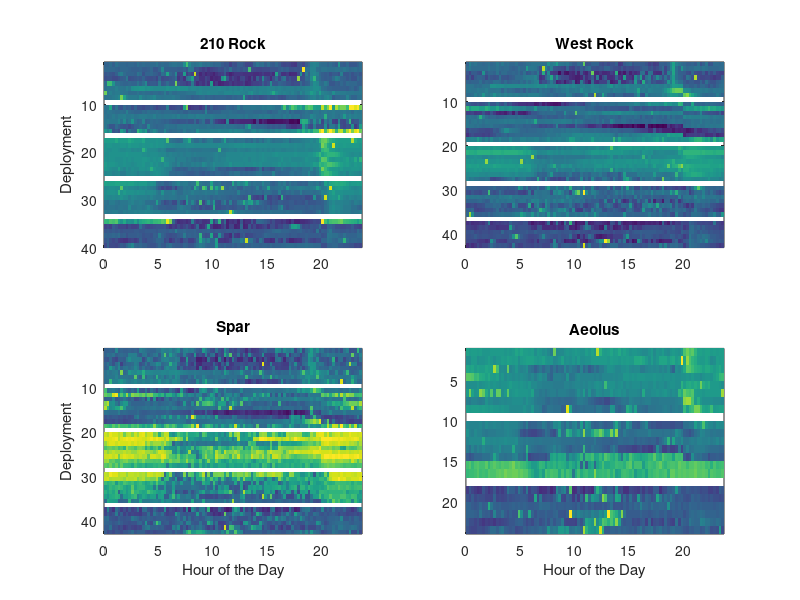
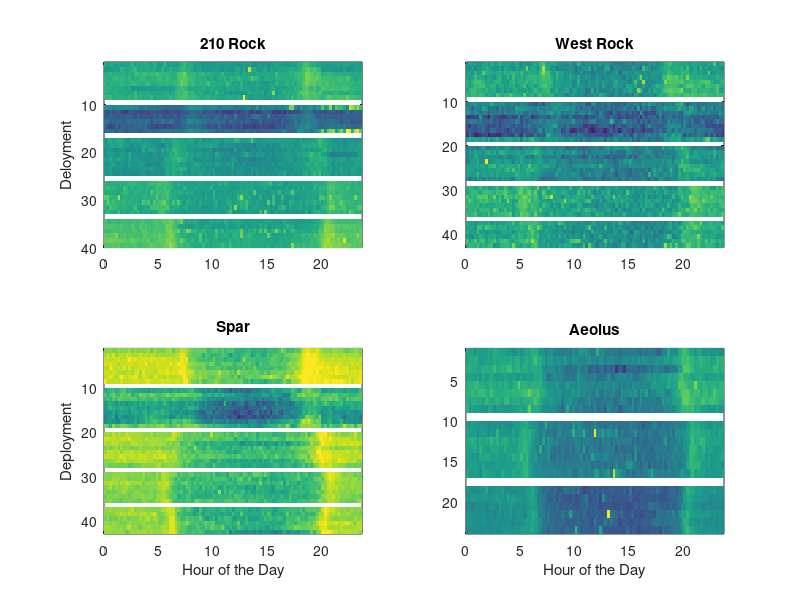

Write MATLAB code to recreate these figures, in order. (Note: this script raises an error after producing the figures.)
% Calculates average SPL for each 15min file in each frequency band for
% every full day of the deployment - saved to matfile daily_SPL

% Plots SPL on a color scale against 24hrs to show daily and seasonal variation in temporal SPL patterns. 

%% Fish Specific Patterns

% clear
% 
% day6 = 1:6;
% day7 = 1:7;
% day8 = 1:8;
% day9 = 1:9;
% 
% % 210RK D1
% load('210RK_D1/results_ST01_One_210RK.mat');
% matdays = matdays(13:780);
% poavg = poavg(:,13:780);
% tbins=0:0.25:23.75;
% low = find(f>=100 & f<=2000);
% toadfish = find(f>170 & f<=380);
% tomtate =find(f>=600&f<=700); 
% high = find(f>=7000 & f<= 20000);
% low_210d1 = NaN(8,96);
% tom_210d1 = NaN(8,96);
% toad_210d1 = NaN(8,96);
% high_210d1 = NaN(8,96);
% t=matdays-(4/24);
% [~,~,~,hr,mn,~]=datevec(t); 
% hrmn=hr+mn/60;
% for i = 1:length(tbins) 
%     a = find(hrmn == tbins(i)); 
%     low_210d1(:,i) = sum(poavg(low,a));
%     tom_210d1(:,i) = sum(poavg(tomtate,a)); 
%     toad_210d1(:,i) = sum(poavg(toadfish,a));
%     high_210d1(:,i) = sum(poavg(high,a));
% end
% 
% % 210RK D2 
% % Trimmed to include only full days
% load('210RK_D2/results_ST01_TWO_210.mat'); 
% matdays = cat(1,matdays(29:124),matdays(304:783));
% poavg = cat(2,poavg(:,29:124),poavg(:,304:783));
% t=matdays-(4/24); 
% [~,~,~,hr,mn,~]=datevec(t); 
% hrmn=hr+mn/60; 
% low_210d2 = NaN(6,96);
% tom_210d2 = NaN(6,96);
% toad_210d2 = NaN(6,96);
% high_210d2 = NaN(6,96);
% for i = 1:length(tbins) 
%     a = find(hrmn == tbins(i)); 
%     low_210d2(:,i) = sum(poavg(low,a));
%     tom_210d2(:,i) = sum(poavg(tomtate,a)); 
%     toad_210d2(:,i) = sum(poavg(toadfish,a));
%     high_210d2(:,i) = sum(poavg(high,a));
% end
% 
% 
% 
% % 210RK D3
% load('210RK_D3/results_ST01_THREE_210.mat');
% matdays = matdays(37:804);
% poavg = poavg(:,37:804);
% t=matdays-(4/24);  
% [~,~,~,hr,mn,~]=datevec(t);
% hrmn=hr+mn/60;
% low_210d3 = NaN(8,96);
% tom_210d3 = NaN(8,96);
% toad_210d3 = NaN(8,96);
% high_210d3 = NaN(8,96);
% for i = 1:length(tbins)
%     a = find(hrmn == tbins(i));
%     low_210d3(:,i) = sum(poavg(low,a)); 
%     tom_210d3(:,i) = sum(poavg(tomtate,a)); 
%     toad_210d3(:,i) = sum(poavg(toadfish,a));
%     high_210d3(:,i) = sum(poavg(high,a));
% end
% 
% % 210RK D4
% load('210RK_D4/results_ST01_FOUR_210.mat');
% matdays = matdays(1:672); 
% poavg = poavg(:,1:672);
% t=matdays-(4/24); 
% [~,~,~,hr,mn,~]=datevec(t); 
% hrmn=hr+mn/60; 
% low_210d4 = NaN(7,96);
% tom_210d4 = NaN(7,96);
% toad_210d4 = NaN(7,96);
% high_210d4 = NaN(7,96);
% for i = 1:length(tbins)
%     a = find(hrmn == tbins(i));
%     low_210d4(:,i) = sum(poavg(low,a));
%     tom_210d4(:,i) = sum(poavg(tomtate,a)); 
%     toad_210d4(:,i) = sum(poavg(toadfish,a));
%     high_210d4(:,i) = sum(poavg(high,a));
% end
% 
% %210RK D5
% load('210RK_D5/results_ST04_FIVE_210.mat');
% matdays = matdays(5:676); 
% poavg = poavg(:,5:676);
% t=matdays-(4/24); 
% [~,~,~,hr,mn,~]=datevec(t); 
% hrmn=hr+mn/60; 
% low_210d5 = NaN(7,96);
% tom_210d5 = NaN(7,96);
% toad_210d5 = NaN(7,96);
% high_210d5 = NaN(7,96);
% for i = 1:length(tbins)
%     a = find(hrmn == tbins(i));
%     low_210d5(:,i) = sum(poavg(low,a));
%     tom_210d5(:,i) = sum(poavg(tomtate,a)); 
%     toad_210d5(:,i) = sum(poavg(toadfish,a));
%     high_210d5(:,i) = sum(poavg(high,a));
% end
% 
% % WESTR D1
% load('WESTR_D1/results_ST02_ONE_WESTR.mat'); %(13:780)
% matdays = matdays(13:780);
% poavg = poavg(:,13:780);
% tbins=0:0.25:23.75; 
% low_westrd1 = NaN(8,96);
% tom_westrd1 = NaN(8,96);
% toad_westrd1 = NaN(8,96);
% high_westrd1 = NaN(8,96);
% t=matdays-(4/24);
% [~,~,~,hr,mn,~]=datevec(t); 
% hrmn=hr+mn/60;
% for i = 1:length(tbins) 
%     a = find(hrmn == tbins(i)); 
%     low_westrd1(:,i) = sum(poavg(low,a));
%     tom_westrd1(:,i) = sum(poavg(tomtate,a)); 
%     toad_westrd1(:,i) = sum(poavg(toadfish,a));
%     high_westrd1(:,i) = sum(poavg(high,a));
% end
% 
% % WESTR D2 
% 
% load('WESTR_D2/results_ST02_TWO_WESTR.mat'); %(13:876)
% matdays = matdays(13:876); 
% poavg = poavg(:,13:876);
% t=matdays-(4/24); 
% [~,~,~,hr,mn,~]=datevec(t); 
% hrmn=hr+mn/60; 
% low_westrd2 = NaN(9,96);
% tom_westrd2 = NaN(9,96);
% toad_westrd2 = NaN(9,96);
% high_westrd2 = NaN(9,96);
% for i = 1:length(tbins) 
%     a = find(hrmn == tbins(i)); 
%     low_westrd2(:,i) = sum(poavg(low,a));
%     tom_westrd2(:,i) = sum(poavg(tomtate,a)); 
%     toad_westrd2(:,i) = sum(poavg(toadfish,a));
%     high_westrd2(:,i) = sum(poavg(high,a));
% end
% 
% 
% 
% % WESTR D3
% load('WESTR_D3/results_ST02_THREE_WESTR.mat'); %(25:792)
% matdays = matdays(25:792);
% poavg = poavg(:,25:792);
% t=matdays-(4/24);  
% [~,~,~,hr,mn,~]=datevec(t);
% hrmn=hr+mn/60;
% low_westrd3 = NaN(8,96);
% tom_westrd3 = NaN(8,96);
% toad_westrd3 = NaN(8,96);
% high_westrd3 = NaN(8,96);
% for i = 1:length(tbins)
%     a = find(hrmn == tbins(i));
%     low_westrd3(:,i) = sum(poavg(low,a));
%     tom_westrd3(:,i) = sum(poavg(tomtate,a)); 
%     toad_westrd3(:,i) = sum(poavg(toadfish,a));
%     high_westrd3(:,i) = sum(poavg(high,a));
% 
% end
% 
% % WESTR D4
% load('WESTR_D4/results_ST02_FOUR_WESTR.mat'); %(1:672)
% matdays = matdays(1:672); 
% poavg = poavg(:,1:672);
% t=matdays-(4/24); 
% [~,~,~,hr,mn,~]=datevec(t); 
% hrmn=hr+mn/60; 
% low_westrd4 = NaN(7,96);
% tom_westrd4 = NaN(7,96);
% toad_westrd4 = NaN(7,96);
% high_westrd4 = NaN(7,96);
% for i = 1:length(tbins)
%     a = find(hrmn == tbins(i));
%     low_westrd4(:,i) = sum(poavg(low,a));
%     tom_westrd4(:,i) = sum(poavg(tomtate,a)); 
%     toad_westrd4(:,i) = sum(poavg(toadfish,a));
%     high_westrd4(:,i) = sum(poavg(high,a));
% end
% 
% % WESTR D5
% load('WESTR_D5/results_ST01_FIVE_WESTR.mat'); %(5:676)
% matdays = matdays(5:676); 
% poavg = poavg(:,5:676);
% t=matdays-(4/24); 
% [~,~,~,hr,mn,~]=datevec(t); 
% hrmn=hr+mn/60; 
% low_westrd5 = NaN(7,96);
% tom_westrd5 = NaN(7,96);
% toad_westrd5 = NaN(7,96);
% high_westrd5 = NaN(7,96);
% for i = 1:length(tbins)
%     a = find(hrmn == tbins(i));
%     low_westrd5(:,i) = sum(poavg(low,a));
%     tom_westrd5(:,i) = sum(poavg(tomtate,a)); 
%     toad_westrd5(:,i) = sum(poavg(toadfish,a));
%     high_westrd5(:,i) = sum(poavg(high,a));
% end
% 
% % CSPAR D1
% load('CSPAR_D1/results_ST03_ONE_CSPAR.mat'); %(1:768)
% matdays = matdays(1:768);
% poavg = poavg(:,1:768);
% low_cspard1 = NaN(8,96);
% tom_cspard1 = NaN(8,96);
% toad_cspard1 = NaN(8,96);
% high_cspard1 = NaN(8,96);
% t=matdays-(4/24);
% [~,~,~,hr,mn,~]=datevec(t); 
% hrmn=hr+mn/60;
% for i = 1:length(tbins) 
%     a = find(hrmn == tbins(i)); 
%     low_cspard1(:,i) = sum(poavg(low,a));
%     tom_cspard1(:,i) = sum(poavg(tomtate,a)); 
%     toad_cspard1(:,i) = sum(poavg(toadfish,a));
%     high_cspard1(:,i) = sum(poavg(high,a));
% end
% 
% % CSPAR D2 
% load('CSPAR_D2/results_ST03_TWO_CSPAR.mat'); %(13:876)
% matdays = matdays(13:876); 
% poavg = poavg(:,13:876);
% t=matdays-(4/24); 
% [~,~,~,hr,mn,~]=datevec(t); 
% hrmn=hr+mn/60; 
% low_cspard2 = NaN(9,96);
% toad_cspard2 = NaN(9,96);
% tom_cspard2 = NaN(9,96);
% high_cspard2 = NaN(9,96);
% for i = 1:length(tbins) 
%     a = find(hrmn == tbins(i)); 
%     low_cspard2(:,i) = sum(poavg(low,a));
%     tom_cspard2(:,i) = sum(poavg(tomtate,a)); 
%     toad_cspard2(:,i) = sum(poavg(toadfish,a));
%     high_cspard2(:,i) = sum(poavg(high,a));
% end
% 
% 
% 
% % CSPAR D3
% load('CSPAR_D3/results_ST03_THREE_CSPAR.mat'); %(25:792)
% matdays = matdays(25:792);
% poavg = poavg(:,25:792);
% t=matdays-(4/24);  
% [~,~,~,hr,mn,~]=datevec(t);
% hrmn=hr+mn/60;
% low_cspard3 = NaN(8,96);
% tom_cspard3 = NaN(8,96);
% toad_cspard3 = NaN(8,96);
% high_cspard3 = NaN(8,96);
% for i = 1:length(tbins)
%     a = find(hrmn == tbins(i));
%     low_cspard3(:,i) = sum(poavg(low,a));
%     tom_cspard3(:,i) = sum(poavg(tomtate,a)); 
%     toad_cspard3(:,i) = sum(poavg(toadfish,a));
%     high_cspard3(:,i) = sum(poavg(high,a));
% end
% 
% % CSPAR D4
% load('CSPAR_D4/results_ST03_FOUR_CSPAR.mat');%(1:672)
% matdays = matdays(1:672); 
% poavg = poavg(:,1:672);
% t=matdays-(4/24); 
% [~,~,~,hr,mn,~]=datevec(t); 
% hrmn=hr+mn/60; 
% low_cspard4 = NaN(7,96);
% tom_cspard4 = NaN(7,96);
% toad_cspard4 = NaN(7,96);
% high_cspard4 = NaN(7,96);
% for i = 1:length(tbins)
%     a = find(hrmn == tbins(i));
%     low_cspard4(:,i) = sum(poavg(low,a));
%     tom_cspard4(:,i) = sum(poavg(tomtate,a)); 
%     toad_cspard4(:,i) = sum(poavg(toadfish,a));
%     high_cspard4(:,i) = sum(poavg(high,a));
% end
% 
% % CSPAR D5
% load('CSPAR_D5/results_ST03_FIVE_CSPAR.mat'); %(5:676)
% matdays = matdays(5:676); 
% poavg = poavg(:,5:676);
% t=matdays-(4/24); 
% [~,~,~,hr,mn,~]=datevec(t); 
% hrmn=hr+mn/60; 
% low_cspard5 = NaN(7,96);
% tom_cspard5 = NaN(7,96);
% toad_cspard5 = NaN(7,96);
% high_cspard5 = NaN(7,96);
% for i = 1:length(tbins)
%     a = find(hrmn == tbins(i));
%     low_cspard5(:,i) = sum(poavg(low,a));
%     tom_cspard5(:,i) = sum(poavg(tomtate,a)); 
%     toad_cspard5(:,i) = sum(poavg(toadfish,a));
%     high_cspard5(:,i) = sum(poavg(high,a));
% end
% 
% % AEOLU D3
% load('AEOLU_D3/results_ST04_THREE_AEOLU.mat'); %(25:792)
% matdays = matdays(25:792);
% poavg = poavg(:,25:792);
% t=matdays-(4/24);  
% [~,~,~,hr,mn,~]=datevec(t);
% hrmn=hr+mn/60;
% low_aeolud3 = NaN(8,96);
% tom_aeolud3 = NaN(8,96);
% toad_aeolud3 = NaN(8,96);
% high_aeolud3 = NaN(8,96);
% for i = 1:length(tbins)
%     a = find(hrmn == tbins(i));
%     low_aeolud3(:,i) = sum(poavg(low,a));
%     tom_aeolud3(:,i) = sum(poavg(tomtate,a)); 
%     toad_aeolud3(:,i) = sum(poavg(toadfish,a));
%     high_aeolud3(:,i) = sum(poavg(high,a));
% end
% 
% % AEOLU D4
% load('AEOLU_D4/results_ST04_FOUR_AEOLU.mat'); %(5:676)
% matdays = matdays(5:676); 
% poavg = poavg(:,5:676);
% t=matdays-(4/24); 
% [~,~,~,hr,mn,~]=datevec(t); 
% hrmn=hr+mn/60; 
% low_aeolud4 = NaN(7,96);
% tom_aeolud4 = NaN(7,96);
% toad_aeolud4 = NaN(7,96);
% high_aeolud4 = NaN(7,96);
% for i = 1:length(tbins)
%     a = find(hrmn == tbins(i));
%     low_aeolud4(:,i) = sum(poavg(low,a));
%     tom_aeolud4(:,i) = sum(poavg(tomtate,a)); 
%     toad_aeolud4(:,i) = sum(poavg(toadfish,a));
%     high_aeolud4(:,i) = sum(poavg(high,a));
% end
% 
% % AEOLU D5
% load('AEOLU_D5/results_ST02_FIVE_AEOLU.mat'); %(5:676)
% matdays = matdays(5:676); 
% poavg = poavg(:,5:676);
% t=matdays-(4/24); 
% [~,~,~,hr,mn,~]=datevec(t); 
% hrmn=hr+mn/60; 
% low_aeolud5 = NaN(7,96);
% tom_aeolud5 = NaN(7,96);
% toad_aeolud5 = NaN(7,96);
% high_aeolud5 = NaN(7,96);
% for i = 1:length(tbins)
%     a = find(hrmn == tbins(i));
%     low_aeolud5(:,i) = sum(poavg(low,a));
%     tom_aeolud5(:,i) = sum(poavg(tomtate,a)); 
%     toad_aeolud5(:,i) = sum(poavg(toadfish,a));
%     high_aeolud5(:,i) = sum(poavg(high,a));
% end


% save daily_SPL.mat low_210d1 low_210d2 low_210d3 low_210d4 low_210d5 low_aeolud3 low_aeolud4 low_aeolud5 low_cspard1 low_cspard2 low_cspard3 low_cspard4 low_cspard5 low_westrd1 low_westrd2 low_westrd3 low_westrd4 low_westrd5 high_210d1 high_210d2 high_210d3 high_210d4 high_210d5 high_aeolud3 high_aeolud4 high_aeolud5 high_cspard1 high_cspard2 high_cspard3 high_cspard4 high_cspard5 high_westrd1 high_westrd2 high_westrd3 high_westrd4 high_westrd5
% save daily_SPL_high.mat high_210d1 high_210d2 high_210d3 high_210d4 high_210d5 high_aeolud3 high_aeolud4 high_aeolud5 high_cspard1 high_cspard2 high_cspard3 high_cspard4 high_cspard5 high_westrd1 high_westrd2 high_westrd3 high_westrd4 high_westrd5 high_210d1 high_210d2 high_210d3 high_210d4 high_210d5 high_aeolud3 high_aeolud4 high_aeolud5 high_cspard1 high_cspard2 high_cspard3 high_cspard4 high_cspard5 high_westrd1 high_westrd2 high_westrd3 high_westrd4 high_westrd5

clear
load daily_SPL.mat

%% Combining matrices and plotting

nan_sep = NaN(1,96);
tbins = 0:.25:23.75;

% Low Frequency
low_210RK_all = [low_210d1;nan_sep;low_210d2;nan_sep;low_210d3;nan_sep;low_210d4;nan_sep;low_210d5];
low_WESTR_all = [low_westrd1;nan_sep;low_westrd2;nan_sep;low_westrd3;nan_sep;low_westrd4;nan_sep;low_westrd5];
low_CSPAR_all = [low_cspard1;nan_sep;low_cspard2;nan_sep;low_cspard3;nan_sep;low_cspard4;nan_sep;low_cspard5];
low_AEOLU_all = [low_aeolud3;nan_sep;low_aeolud4;nan_sep;low_aeolud5];

figure; 
subplot(2,2,1);pcolor(tbins,1:40,10*log10(low_210RK_all));caxis([80,125]);title('210 Rock');ylabel('Deployment');shading flat;set(gca,'ydir','reverse');
subplot(2,2,2);pcolor(tbins,1:43,10*log10(low_WESTR_all));caxis([80,125]);title('West Rock');shading flat;set(gca,'ydir','reverse');
subplot(2,2,3);pcolor(tbins,1:43,10*log10(low_CSPAR_all));caxis([80,125]);title('Spar');xlabel('Hour of the Day');ylabel('Deployment');shading flat;set(gca,'ydir','reverse');
subplot(2,2,4);pcolor(tbins,1:24,10*log10(low_AEOLU_all));caxis([80,125]);title('Aeolus');xlabel('Hour of the Day');shading flat; set(gca,'ydir','reverse');

% High Frequency 
high_210RK_all = [high_210d1;nan_sep;high_210d2;nan_sep;high_210d3;nan_sep;high_210d4;nan_sep;high_210d5];
high_WESTR_all = [high_westrd1;nan_sep;high_westrd2;nan_sep;high_westrd3;nan_sep;high_westrd4;nan_sep;high_westrd5];
high_CSPAR_all = [high_cspard1;nan_sep;high_cspard2;nan_sep;high_cspard3;nan_sep;high_cspard4;nan_sep;high_cspard5];
high_AEOLU_all = [high_aeolud3;nan_sep;high_aeolud4;nan_sep;high_aeolud5];

figure;
subplot(2,2,1);pcolor(tbins,1:40,10*log10(high_210RK_all));caxis([95,115]);title('210 Rock');ylabel('Deloyment');shading flat;set(gca,'ydir','reverse');
subplot(2,2,2);pcolor(tbins,1:43,10*log10(high_WESTR_all));caxis([95,115]);title('West Rock');shading flat;set(gca,'ydir','reverse');
subplot(2,2,3);pcolor(tbins,1:43,10*log10(high_CSPAR_all));caxis([95,115]);title('Spar');xlabel('Hour of the Day');ylabel('Deployment');shading flat;set(gca,'ydir','reverse');
subplot(2,2,4);pcolor(tbins,1:24,10*log10(high_AEOLU_all));caxis([95,115]);title('Aeolus');xlabel('Hour of the Day');shading flat;set(gca,'ydir','reverse');
figure_high_func(gca);
print('-bestfit','BestFitFigure','-dpdf')


%% Plotting

% Confirm crepuscular peaks

% 210 Rock
%figure; pcolor(tbins,1:8,10*log10(low_210d1));shading flat;set(gca,'ydir','reverse');caxis([80,115]);
figure; pcolor(tbins,1:6,10*log10(low_210d2));shading flat;set(gca,'ydir','reverse');caxis([80,120]);
%figure; pcolor(tbins,1:8,10*log10(low_210d3));shading flat;set(gca,'ydir','reverse');caxis([80,125]);
%figure; pcolor(tbins,1:7,10*log10(low_210d4));shading flat;set(gca,'ydir','reverse');caxis([85,120]);
figure; pcolor(tbins,1:7,10*log10(low_210d5));shading flat;set(gca,'ydir','reverse');caxis([85,110]);

%figure; pcolor(tbins,1:8,10*log10(low_westrd1));shading flat;set(gca,'ydir','reverse');caxis([85,115]);
figure; pcolor(tbins,1:9,10*log10(low_westrd2));shading flat;set(gca,'ydir','reverse');caxis([80,115]);
%figure; pcolor(tbins,1:8,10*log10(low_westrd3));shading flat;set(gca,'ydir','reverse');caxis([95,115]);
figure; pcolor(tbins,1:7,10*log10(low_westrd4));shading flat;set(gca,'ydir','reverse');caxis([85,110]);
figure; pcolor(tbins,1:7,10*log10(low_westrd5));shading flat;set(gca,'ydir','reverse');caxis([85,105]);

%figure; pcolor(tbins,1:8,10*log10(low_cspard1));shading flat;set(gca,'ydir','reverse');caxis([85,115]);
figure; pcolor(tbins,1:9,10*log10(low_cspard2));shading flat;set(gca,'ydir','reverse');caxis([85,120]);
%figure; pcolor(tbins,1:8,10*log10(low_cspard3));shading flat;set(gca,'ydir','reverse');caxis([100,130]);
figure; pcolor(tbins,1:7,10*log10(low_cspard4));shading flat;set(gca,'ydir','reverse');caxis([90,125]);
figure; pcolor(tbins,1:7,10*log10(low_cspard5));shading flat;set(gca,'ydir','reverse');caxis([85,105]);

%figure; pcolor(tbins,1:8,10*log10(low_aeolud3));shading flat;set(gca,'ydir','reverse');caxis([85,120]);
figure; pcolor(tbins,1:7,10*log10(low_aeolud4));shading flat;set(gca,'ydir','reverse');caxis([90,110]);
figure; pcolor(tbins,1:7,10*log10(low_aeolud5));shading flat;set(gca,'ydir','reverse');caxis([80,105]);



% % 210RK
% figure;
% subplot(5,1,1);imagesc(tbins,day8,10*log10(low_210d1));caxis([70,115]);
% subplot(5,1,2);imagesc(tbins,day6,10*log10(low_210d2));caxis([70 115]);
% subplot(5,1,3);imagesc(tbins,day8,10*log10(low_210d3));caxis([70,115]);
% subplot(5,1,4);imagesc(tbins,day7,10*log10(low_210d4));caxis([70,115]);
% subplot(5,1,5);imagesc(tbins,day7,10*log10(low_210d5));caxis([70,115]);
% mtit('Low Freq 210RK')
% 
% % figure;
% % subplot(5,1,1);imagesc(tbins,day8,10*log10(tom_210d1));caxis([70,115]);
% % subplot(5,1,2);imagesc(tbins,day6,10*log10(tom_210d2));caxis([70 115]);
% % subplot(5,1,3);imagesc(tbins,day8,10*log10(tom_210d3));caxis([70,115]);
% % subplot(5,1,4);imagesc(tbins,day7,10*log10(tom_210d4));caxis([70,115]);
% % subplot(5,1,5);imagesc(tbins,day7,10*log10(tom_210d5));caxis([70,115]);
% % mtit('Tomtate 210RK')
% % 
% % figure;
% % subplot(5,1,1);imagesc(tbins,day8,10*log10(toad_210d1));caxis([70,115]);
% % subplot(5,1,2);imagesc(tbins,day6,10*log10(toad_210d2));caxis([70 115]);
% % subplot(5,1,3);imagesc(tbins,day8,10*log10(toad_210d3));caxis([70,115]);
% % subplot(5,1,4);imagesc(tbins,day7,10*log10(toad_210d4));caxis([70,115]);
% % subplot(5,1,5);imagesc(tbins,day7,10*log10(toad_210d5));caxis([70,115]);
% % mtit('Toadfish 210RK');
% 
% figure;
% subplot(5,1,1);imagesc(tbins,day8,10*log10(high_210d1));caxis([100,115]);
% subplot(5,1,2);imagesc(tbins,day6,10*log10(high_210d2));caxis([100,115]);
% subplot(5,1,3);imagesc(tbins,day8,10*log10(high_210d3));caxis([100,115]);
% subplot(5,1,4);imagesc(tbins,day7,10*log10(high_210d4));caxis([100,115]);
% subplot(5,1,5);imagesc(tbins,day7,10*log10(high_210d5));caxis([100,115]);
% mtit('Inverts 210RK');
% 
% % West Rock
% figure; 
% subplot(5,1,1);imagesc(tbins,day8,10*log10(low_westrd1));caxis([70,115]);
% subplot(5,1,2);imagesc(tbins,day9,10*log10(low_westrd2));caxis([70,115]);
% subplot(5,1,3);imagesc(tbins,day8,10*log10(low_westrd3));caxis([70,115]);
% subplot(5,1,4);imagesc(tbins,day7,10*log10(low_westrd4));caxis([70,115]);
% subplot(5,1,5);imagesc(tbins,day7,10*log10(low_westrd5));caxis([70,115]);
% mtit('Low Freq West Rock');
% 
% % figure; 
% % subplot(5,1,1);imagesc(tbins,day8,10*log10(tom_westrd1));caxis([70,115]);
% % subplot(5,1,2);imagesc(tbins,day9,10*log10(tom_westrd2));caxis([70,115]);
% % subplot(5,1,3);imagesc(tbins,day8,10*log10(tom_westrd3));caxis([70,115]);
% % subplot(5,1,4);imagesc(tbins,day7,10*log10(tom_westrd4));caxis([70,115]);
% % subplot(5,1,5);imagesc(tbins,day7,10*log10(tom_westrd5));caxis([70,115]);
% % mtit('Tomtate West Rock');
% % 
% % figure;
% % subplot(5,1,1);imagesc(tbins,day8,10*log10(toad_westrd1));caxis([70,115]);
% % subplot(5,1,2);imagesc(tbins,day9,10*log10(toad_westrd2));caxis([70,115]);
% % subplot(5,1,3);imagesc(tbins,day8,10*log10(toad_westrd3));caxis([70,115]);
% % subplot(5,1,4);imagesc(tbins,day7,10*log10(toad_westrd4));caxis([70,115]);
% % subplot(5,1,5);imagesc(tbins,day7,10*log10(toad_westrd5));caxis([70,115]);
% % mtit('Toadfish West Rock');
% 
% figure;
% subplot(5,1,1);imagesc(tbins,day8,10*log10(high_westrd1));caxis([100,115]);
% subplot(5,1,2);imagesc(tbins,day9,10*log10(high_westrd2));caxis([100,115]);
% subplot(5,1,3);imagesc(tbins,day8,10*log10(high_westrd3));caxis([100,115]);
% subplot(5,1,4);imagesc(tbins,day7,10*log10(high_westrd4));caxis([100,115]);
% subplot(5,1,5);imagesc(tbins,day7,10*log10(high_westrd5));caxis([100,115]);
% mtit('Inverts West Rock');
% 
% % CSPAR
% figure;
% subplot(5,1,1);imagesc(tbins,day8,10*log10(low_cspard1));caxis([70,115]);
% subplot(5,1,2);imagesc(tbins,day9,10*log10(low_cspard2));caxis([70,115]);
% subplot(5,1,3);imagesc(tbins,day8,10*log10(low_cspard3));caxis([70,115]);
% subplot(5,1,4);imagesc(tbins,day7,10*log10(low_cspard4));caxis([70,115]);
% subplot(5,1,5);imagesc(tbins,day7,10*log10(low_cspard5));caxis([70,115]);
% mtit('Low Freq Spar')
% 
% % figure;
% % subplot(5,1,1);imagesc(tbins,day8,10*log10(tom_cspard1));caxis([70,115]);
% % subplot(5,1,2);imagesc(tbins,day9,10*log10(tom_cspard2));caxis([70,115]);
% % subplot(5,1,3);imagesc(tbins,day8,10*log10(tom_cspard3));caxis([70,115]);
% % subplot(5,1,4);imagesc(tbins,day7,10*log10(tom_cspard4));caxis([70,115]);
% % subplot(5,1,5);imagesc(tbins,day7,10*log10(tom_cspard5));caxis([70,115]);
% % mtit('Tomtate Spar')
% % 
% % figure;
% % subplot(5,1,1);imagesc(tbins,day8,10*log10(toad_cspard1));caxis([70,115]);
% % subplot(5,1,2);imagesc(tbins,day9,10*log10(toad_cspard2));caxis([70,115]);
% % subplot(5,1,3);imagesc(tbins,day8,10*log10(toad_cspard3));caxis([70,115]);
% % subplot(5,1,4);imagesc(tbins,day7,10*log10(toad_cspard4));caxis([70,115]);
% % subplot(5,1,5);imagesc(tbins,day7,10*log10(toad_cspard5));caxis([70,115]);
% % mtit('Toadfish Spar')
% 
% figure;
% subplot(5,1,1);imagesc(tbins,day8,10*log10(high_cspard1));caxis([100,115]);
% subplot(5,1,2);imagesc(tbins,day9,10*log10(high_cspard2));caxis([100,115]);
% subplot(5,1,3);imagesc(tbins,day8,10*log10(high_cspard3));caxis([100,115]);
% subplot(5,1,4);imagesc(tbins,day7,10*log10(high_cspard4));caxis([100,115]);
% subplot(5,1,5);imagesc(tbins,day7,10*log10(high_cspard5));caxis([100,115]);
% mtit('Inverts Spar')
% 
% % AEOLUS
% figure;
% subplot(3,1,1);imagesc(tbins,day8,10*log10(low_aeolud3));caxis([70,115]);
% subplot(3,1,2);imagesc(tbins,day7,10*log10(low_aeolud4));caxis([70,115]);
% subplot(3,1,3);imagesc(tbins,day7,10*log10(low_aeolud5));caxis([70,115]);
% mtit('Low Freq Aeolus');
% 
% % figure;
% % subplot(3,1,1);imagesc(tbins,day8,10*log10(tom_aeolud3));caxis([70,115]);
% % subplot(3,1,2);imagesc(tbins,day7,10*log10(tom_aeolud4));caxis([70,115]);
% % subplot(3,1,3);imagesc(tbins,day7,10*log10(tom_aeolud5));caxis([70,115]);
% % mtit('Tomtate Aeolus');
% % 
% % figure;
% % subplot(3,1,1);imagesc(tbins,day8,10*log10(toad_aeolud3));caxis([70,115]);
% % subplot(3,1,2);imagesc(tbins,day7,10*log10(toad_aeolud4));caxis([70,115]);
% % subplot(3,1,3);imagesc(tbins,day7,10*log10(toad_aeolud5));caxis([70,115]);
% % mtit('Toadfish Aeolus');
% 
% figure;
% subplot(3,1,1);imagesc(tbins,day8,10*log10(high_aeolud3));caxis([100,115]);
% subplot(3,1,2);imagesc(tbins,day7,10*log10(high_aeolud4));caxis([100,115]);
% subplot(3,1,3);imagesc(tbins,day7,10*log10(high_aeolud5));caxis([100,115]);
% mtit('Inverts Aeolus');


% % Toadfish D3
% figure;
% subplot(4,1,1);imagesc(tbins,day8,10*log10(toad_210d3));caxis([70,115]);
% subplot(4,1,2);imagesc(tbins,day8,10*log10(toad_westrd3));caxis([70,115]);
% subplot(4,1,3);imagesc(tbins,day8,10*log10(toad_cspard3));caxis([70,115]);
% subplot(4,1,4);imagesc(tbins,day8,10*log10(toad_aeolud3));caxis([70,115]);
% 
% % D4
% figure;
% subplot(4,1,1);imagesc(tbins,day7,10*log10(toad_210d4));caxis([70,115]);
% subplot(4,1,2);imagesc(tbins,day7,10*log10(toad_westrd4));caxis([70,115]);
% subplot(4,1,3);imagesc(tbins,day7,10*log10(toad_cspard4));caxis([70,115]);
% subplot(4,1,4);imagesc(tbins,day7,10*log10(tom_aeolud4));caxis([70,115]);

%save tomtate_daily.mat tom_210d1 tom_210d3  tom_210d4  tom_210d5 tom_westrd1 tom_westrd2 tom_westrd3 tom_westrd4 tom_westrd5 tom_cspard1 tom_cspard2 tom_cspard3 tom_cspard4 tom_cspard5 tom_aeolud3 tom_aeolud4 tom_aeolud5
%save toadfish_daily.mat toad_210d1 toad_210d3  toad_210d4  toad_210d5 toad_westrd1 toad_westrd2 toad_westrd3 toad_westrd4 toad_westrd5 toad_cspard1 toad_cspard2 toad_cspard3 toad_cspard4 toad_cspard5 toad_aeolud3 toad_aeolud4 toad_aeolud5
%save high_daily.mat high_210d1 high_210d3  high_210d4  high_210d5 high_westrd1 high_westrd2 high_westrd3 high_westrd4 high_westrd5 high_cspard1 high_cspard2 high_cspard3 high_cspard4 high_cspard5 high_aeolud3 high_aeolud4 high_aeolud5

